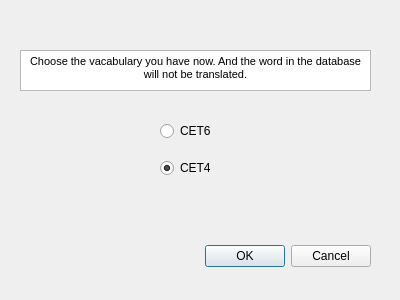
<?xml version="1.0" encoding="UTF-8"?>
<ui version="4.0">
 <class>ChooseVocabulary</class>
 <widget class="QDialog" name="ChooseVocabulary">
  <property name="geometry">
   <rect>
    <x>0</x>
    <y>0</y>
    <width>400</width>
    <height>300</height>
   </rect>
  </property>
  <property name="windowTitle">
   <string>Dialog</string>
  </property>
  <widget class="QDialogButtonBox" name="buttonBox">
   <property name="geometry">
    <rect>
     <x>30</x>
     <y>240</y>
     <width>341</width>
     <height>32</height>
    </rect>
   </property>
   <property name="orientation">
    <enum>Qt::Horizontal</enum>
   </property>
   <property name="standardButtons">
    <set>QDialogButtonBox::Cancel|QDialogButtonBox::Ok</set>
   </property>
  </widget>
  <widget class="QWidget" name="verticalLayoutWidget">
   <property name="geometry">
    <rect>
     <x>160</x>
     <y>110</y>
     <width>160</width>
     <height>80</height>
    </rect>
   </property>
   <layout class="QVBoxLayout" name="verticalLayout">
    <item>
     <widget class="QRadioButton" name="CET6">
      <property name="text">
       <string>CET6</string>
      </property>
     </widget>
    </item>
    <item>
     <widget class="QRadioButton" name="CET4">
      <property name="text">
       <string>CET4</string>
      </property>
      <property name="checked">
       <bool>true</bool>
      </property>
     </widget>
    </item>
   </layout>
  </widget>
  <widget class="QTextBrowser" name="textBrowser">
   <property name="geometry">
    <rect>
     <x>20</x>
     <y>50</y>
     <width>351</width>
     <height>41</height>
    </rect>
   </property>
   <property name="html">
    <string>&lt;!DOCTYPE HTML PUBLIC &quot;-//W3C//DTD HTML 4.0//EN&quot; &quot;http://www.w3.org/TR/REC-html40/strict.dtd&quot;&gt;
&lt;html&gt;&lt;head&gt;&lt;meta name=&quot;qrichtext&quot; content=&quot;1&quot; /&gt;&lt;style type=&quot;text/css&quot;&gt;
p, li { white-space: pre-wrap; }
&lt;/style&gt;&lt;/head&gt;&lt;body style=&quot; font-family:'MS Shell Dlg 2'; font-size:8.25pt; font-weight:400; font-style:normal;&quot;&gt;
&lt;p align=&quot;center&quot; style=&quot; margin-top:0px; margin-bottom:0px; margin-left:0px; margin-right:0px; -qt-block-indent:0; text-indent:0px;&quot;&gt;Choose the vacabulary you have now. And the word in the database will not be translated.&lt;/p&gt;&lt;/body&gt;&lt;/html&gt;</string>
   </property>
  </widget>
 </widget>
 <resources/>
 <connections>
  <connection>
   <sender>buttonBox</sender>
   <signal>accepted()</signal>
   <receiver>ChooseVocabulary</receiver>
   <slot>accept()</slot>
   <hints>
    <hint type="sourcelabel">
     <x>248</x>
     <y>254</y>
    </hint>
    <hint type="destinationlabel">
     <x>157</x>
     <y>274</y>
    </hint>
   </hints>
  </connection>
  <connection>
   <sender>buttonBox</sender>
   <signal>rejected()</signal>
   <receiver>ChooseVocabulary</receiver>
   <slot>reject()</slot>
   <hints>
    <hint type="sourcelabel">
     <x>316</x>
     <y>260</y>
    </hint>
    <hint type="destinationlabel">
     <x>286</x>
     <y>274</y>
    </hint>
   </hints>
  </connection>
 </connections>
</ui>
